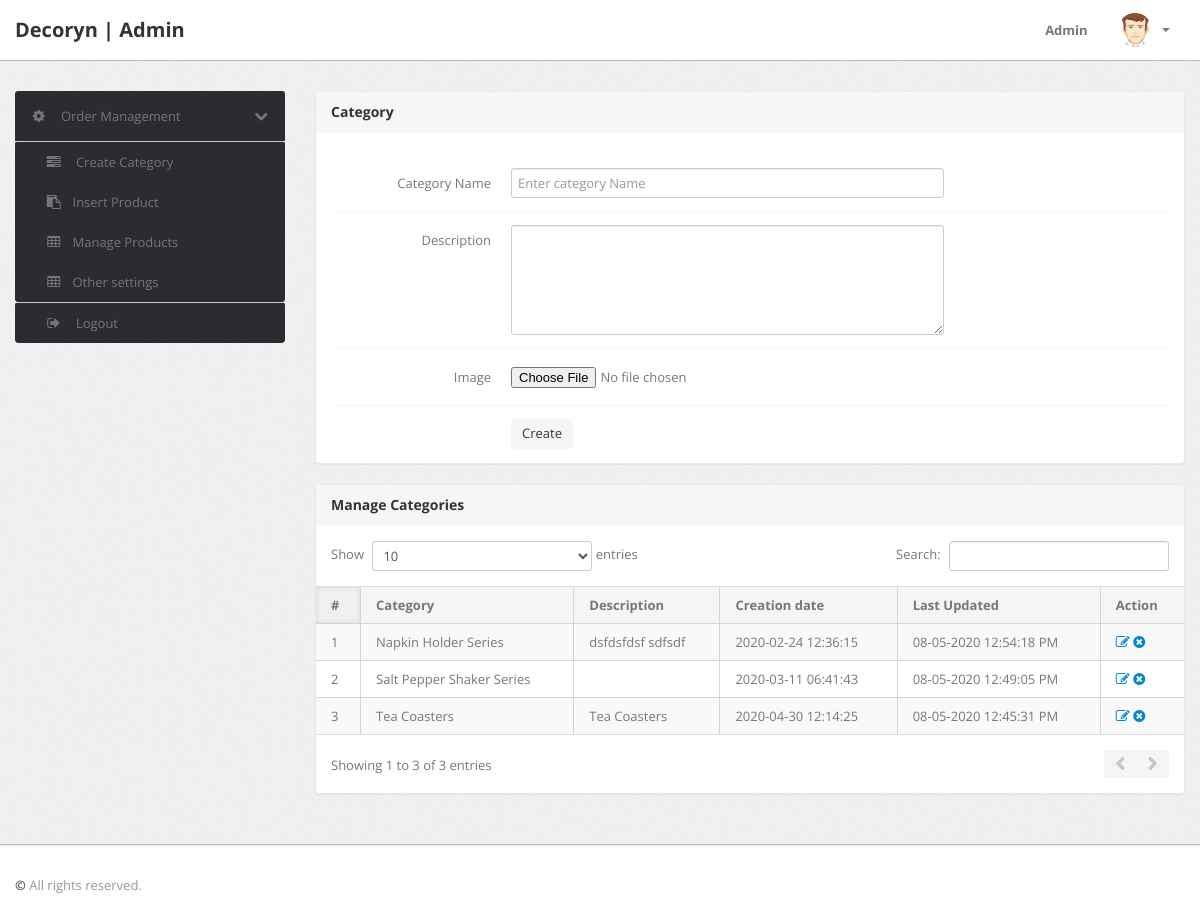
The page /admin/category.php (signed in) on the database its author committed.
### tables this page shows
CREATE TABLE `category` (
  `id` int(11) NOT NULL,
  `categoryName` varchar(255) DEFAULT NULL,
  `categoryDescription` longtext,
  `creationDate` timestamp NOT NULL DEFAULT CURRENT_TIMESTAMP,
  `updationDate` varchar(255) DEFAULT NULL,
  `img` varchar(222) DEFAULT NULL
);

### admin/category.php (the view, shortened to what this page needs)
<?php
if(strlen($_SESSION['alogin'])==0)
	{
header('location:index.php');
}
else{
?>
<!DOCTYPE html>
<html lang="en">
<head>
	<link type="text/css" href="bootstrap/css/bootstrap.min.css" rel="stylesheet">
	<link type="text/css" href="bootstrap/css/bootstrap-responsive.min.css" rel="stylesheet">
	<link type="text/css" href="css/theme.css" rel="stylesheet">
	<link type="text/css" href="images/icons/css/font-awesome.css" rel="stylesheet">
</head>
<body>
<?php include('include/header.php');?>
	<div class="wrapper">
		<div class="container">
			<div class="row">
<?php include('include/sidebar.php');?>
			<div class="span9">
					<div class="content">
						<div class="module">
							<div class="module-head">
								<h3>Category</h3>
							</div>
							<div class="module-body">
									<br />
			<form class="form-horizontal row-fluid" name="Category" method="post" enctype="multipart/form-data" >
<div class="control-group">
<label class="control-label" for="basicinput">Category Name</label>
<div class="controls">
<input type="text" placeholder="Enter category Name"  name="category" class="span8 tip" required>
</div>
</div>
<div class="control-group">
											<label class="control-label" for="basicinput">Description</label>
											<div class="controls">
												<textarea class="span8" name="description" rows="5"></textarea>
											</div>
										</div>
<div class="control-group">
<label class="control-label" for="basicinput">Image</label>
<div class="controls">
<input type="file" name="img" id="img" value="" class="span8 tip" required>
</div>
</div>
	<div class="control-group">
											<div class="controls">
												<button type="submit" name="submit" class="btn">Create</button>
											</div>
										</div>
									</form>
							</div>
						</div>
	<div class="module">
							<div class="module-head">
								<h3>Manage Categories</h3>
							</div>
							<div class="module-body table">
								<table cellpadding="0" cellspacing="0" border="0" class="datatable-1 table table-bordered table-striped	 display" width="100%">
									<thead>
										<tr>
											<th>#</th>
											<th>Category</th>
											<th>Description</th>
											<th>Creation date</th>
											<th>Last Updated</th>
											<th>Action</th>
										</tr>
									</thead>
									<tbody>
<?php $query=mysqli_query($con,"select * from category");
$cnt=1;
while($row=mysqli_fetch_array($query))
{
?>
										<tr>
											<td><?php echo htmlentities($cnt);?></td>
											<td><?php echo htmlentities($row['categoryName']);?></td>
											<td><?php echo htmlentities($row['categoryDescription']);?></td>
											<td> <?php echo htmlentities($row['creationDate']);?></td>
											<td><?php echo htmlentities($row['updationDate']);?></td>
											<td>
											<a href="edit-category.php?id=<?php echo $row['id']?>" ><i class="icon-edit"></i></a>
											<a href="category.php?id=<?php echo $row['id']?>&del=delete" onClick="return confirm('Are you sure you want to delete?')"><i class="icon-remove-sign"></i></a></td>
										</tr>
										<?php $cnt=$cnt+1; } ?>
								</table>
							</div>
						</div>
					</div>
				</div>
			</div>
		</div>
	</div>
<?php include('include/footer.php');?>
</body>
<?php } ?>

### rows shown on the page
category: categoryName "Napkin Holder Series", categoryDescription "dsfdsfdsf sdfsdf", creationDate "2020-02-24 12:36:15", updationDate "08-05-2020 12:54:18 PM"
category: categoryName "Salt Pepper Shaker Series", creationDate "2020-03-11 06:41:43", updationDate "08-05-2020 12:49:05 PM"
category: categoryName "Tea Coasters", categoryDescription "Tea Coasters", creationDate "2020-04-30 12:14:25", updationDate "08-05-2020 12:45:31 PM"
